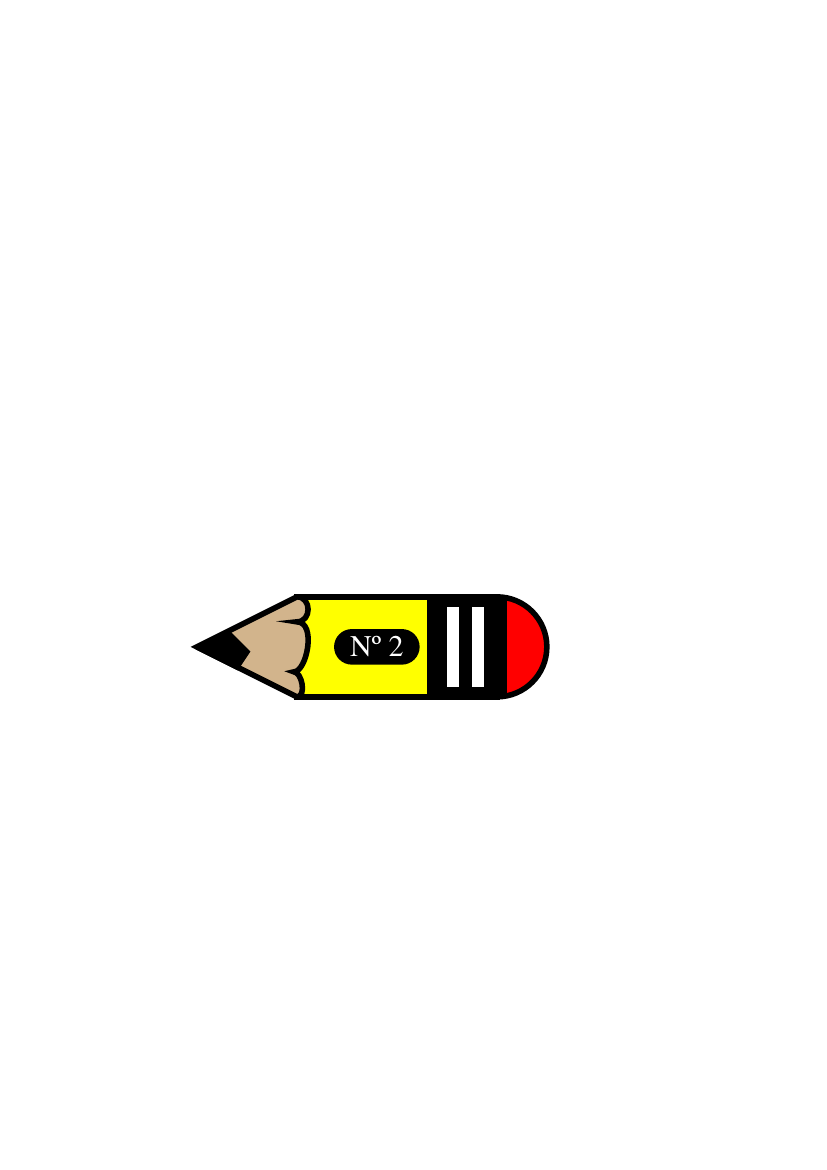

The script that saved this image:
from reportlab.pdfgen.canvas import Canvas
from reportlab.lib.colors import yellow, red, black, white
from reportlab.lib.units import inch, cm
from reportlab.lib.pagesizes import A4
from desenhos.penciltip import pencitltip


def translate(canvas):
    canvas.translate(dx=5*cm, dy=12*cm)


def scale(canvas):
    canvas.scale(x=1.0, y=1.0)


def pencil(canvas, text):
    u = 1*inch/10.0
    canvas.setStrokeColor(black)  # Cor do traço ou borda
    canvas.setLineWidth(4)  # Largura da linha do traço

    # Borracha Vermelha
    canvas.setFillColor(red)
    canvas.circle(x_cen=30*u, y_cen=5*u, r=5*u, stroke=1, fill=1)

    # Retângulo Amarelo
    canvas.setFillColor(yellow)
    canvas.rect(x=10*u, y=0, width=20*u, height=10*u, stroke=1, fill=1)

    # Retângulo Preto
    canvas.setFillColor(black)
    canvas.rect(x=23*u, y=0, width=8*u, height=10*u, stroke=0, fill=1)

    # Retângulo com arredondamento
    canvas.roundRect(x=14*u, y=3.5*u, width=8*u, height=3*u, radius=1.5*u, stroke=1, fill=1)

    # Duas Faixa Brancas
    canvas.setFillColor(white)
    canvas.rect(x=25*u, y=1*u, width=1.2*u, height=8*u, stroke=0, fill=1)
    canvas.rect(x=27.5*u, y=1*u, width=1.2*u, height=8*u, stroke=0, fill=1)

    # Texto Nº 2
    canvas.setFont(psfontname="Times-Roman", size=3*u)
    canvas.drawCentredString(x=18*u, y=4*u, text=text)

    pencitltip(canvas, debug=0)


if __name__ == "__main__":
    pdf = Canvas(filename="pencil.pdf", pagesize=A4)
    texto = "Nº 2"
    translate(pdf)
    scale(pdf)
    pencil(pdf, text=texto)
    pdf.showPage()
    pdf.save()
